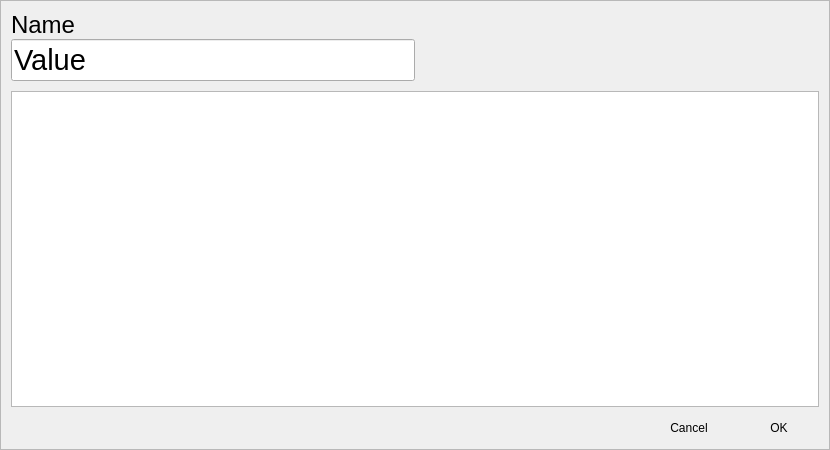
<?xml version="1.0" encoding="UTF-8"?>
<ui version="4.0">
 <class>DataInputDialog</class>
 <widget class="QDialog" name="DataInputDialog">
  <property name="geometry">
   <rect>
    <x>0</x>
    <y>0</y>
    <width>830</width>
    <height>450</height>
   </rect>
  </property>
  <property name="windowTitle">
   <string>Dialog</string>
  </property>
  <layout class="QVBoxLayout" name="verticalLayout">
   <property name="spacing">
    <number>0</number>
   </property>
   <property name="leftMargin">
    <number>0</number>
   </property>
   <property name="topMargin">
    <number>0</number>
   </property>
   <property name="rightMargin">
    <number>0</number>
   </property>
   <property name="bottomMargin">
    <number>0</number>
   </property>
   <item>
    <widget class="QFrame" name="dialog_frame">
     <property name="frameShape">
      <enum>QFrame::StyledPanel</enum>
     </property>
     <property name="frameShadow">
      <enum>QFrame::Plain</enum>
     </property>
     <property name="lineWidth">
      <number>0</number>
     </property>
     <layout class="QVBoxLayout" name="verticalLayout_3">
      <property name="spacing">
       <number>10</number>
      </property>
      <property name="leftMargin">
       <number>10</number>
      </property>
      <property name="topMargin">
       <number>10</number>
      </property>
      <property name="rightMargin">
       <number>10</number>
      </property>
      <property name="bottomMargin">
       <number>10</number>
      </property>
      <item>
       <layout class="QHBoxLayout" name="horizontalLayout">
        <property name="spacing">
         <number>0</number>
        </property>
        <item>
         <layout class="QVBoxLayout" name="verticalLayout_2">
          <property name="spacing">
           <number>0</number>
          </property>
          <item>
           <widget class="QLabel" name="name">
            <property name="font">
             <font>
              <family>Arial</family>
              <pointsize>18</pointsize>
             </font>
            </property>
            <property name="locale">
             <locale language="English" country="Germany"/>
            </property>
            <property name="text">
             <string>Name</string>
            </property>
           </widget>
          </item>
          <item>
           <widget class="QLineEdit" name="value">
            <property name="font">
             <font>
              <family>Arial</family>
              <pointsize>22</pointsize>
             </font>
            </property>
            <property name="text">
             <string>Value</string>
            </property>
           </widget>
          </item>
         </layout>
        </item>
        <item>
         <spacer name="horizontalSpacer">
          <property name="orientation">
           <enum>Qt::Horizontal</enum>
          </property>
          <property name="sizeHint" stdset="0">
           <size>
            <width>40</width>
            <height>20</height>
           </size>
          </property>
         </spacer>
        </item>
       </layout>
      </item>
      <item>
       <widget class="QTableView" name="data_table">
        <attribute name="horizontalHeaderCascadingSectionResizes">
         <bool>false</bool>
        </attribute>
       </widget>
      </item>
      <item>
       <layout class="QHBoxLayout" name="horizontalLayout_2">
        <property name="spacing">
         <number>10</number>
        </property>
        <item>
         <spacer name="horizontalSpacer_2">
          <property name="orientation">
           <enum>Qt::Horizontal</enum>
          </property>
          <property name="sizeHint" stdset="0">
           <size>
            <width>40</width>
            <height>20</height>
           </size>
          </property>
         </spacer>
        </item>
        <item>
         <widget class="QPushButton" name="cancel_button">
          <property name="text">
           <string>Cancel</string>
          </property>
          <property name="flat">
           <bool>true</bool>
          </property>
         </widget>
        </item>
        <item>
         <widget class="QPushButton" name="apply_button">
          <property name="text">
           <string>OK</string>
          </property>
          <property name="flat">
           <bool>true</bool>
          </property>
         </widget>
        </item>
       </layout>
      </item>
     </layout>
    </widget>
   </item>
  </layout>
 </widget>
 <resources/>
 <connections/>
</ui>
